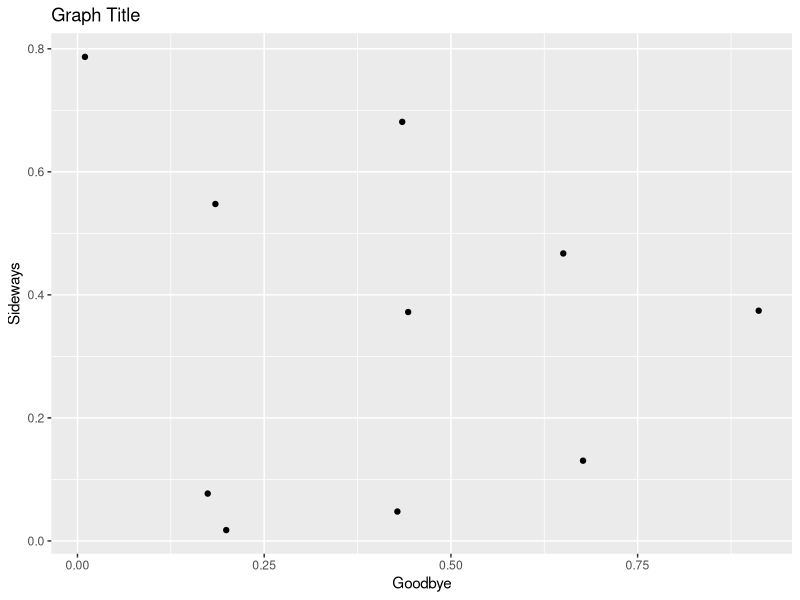

Write R code to recreate this figure.
##----
##
##  Test File: Sample_Graph.R
##
##----

#' This file makes a sample graph.
#' It's point is to demonstrate how to save a file to GitHub and track changes.

library(ggplot2)

# Some points:
x <- data.frame(a=runif(10),
                b=runif(10))

# Some graph:
ggplot(x, aes(a,b)) +
  geom_point() +
  xlab("Goodbye") +
  ylab("Sideways") +
  ggtitle("Graph Title")
